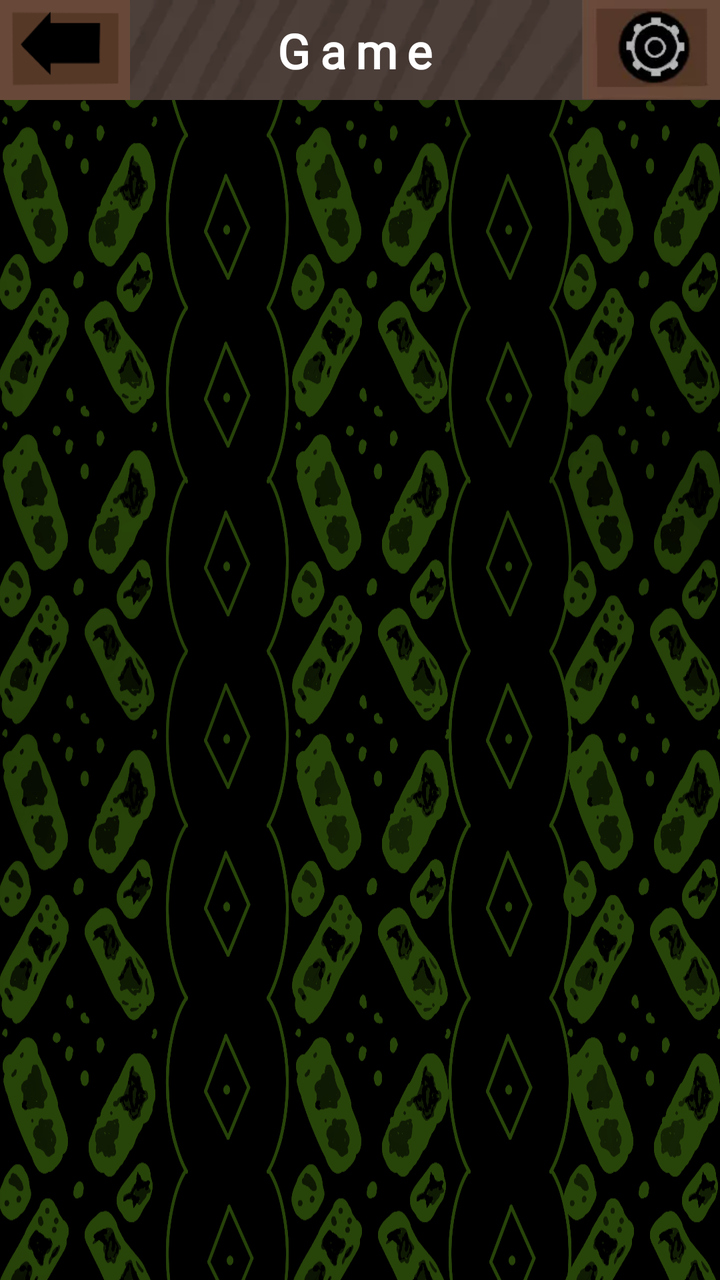
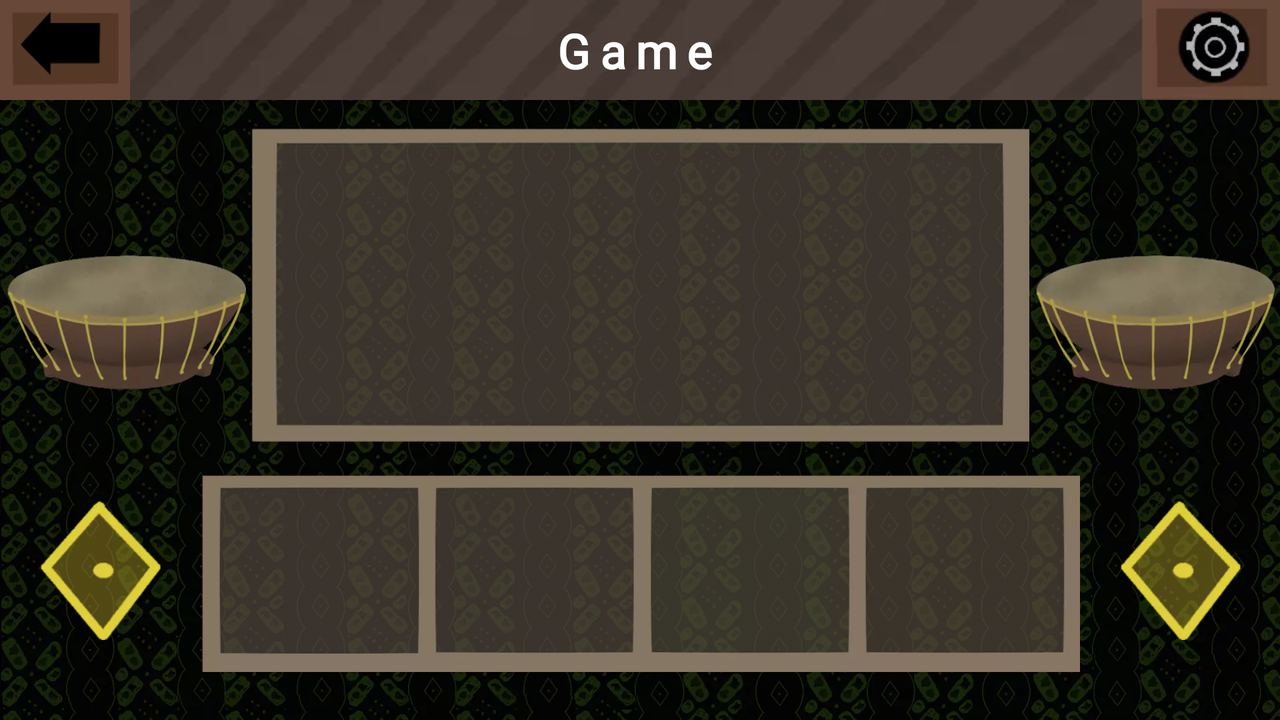

First picture: res/layout/ on a phone held upright. Second picture: the repository's own variant of that layout, on a device whose configuration matches the variant's folder. Source for both follows.
<!-- AndroidManifest.xml: application theme Theme.KayuhBaimbai -->
<!-- res/layout/activity_game_play_screen.xml -->
<?xml version="1.0" encoding="utf-8"?>
<androidx.constraintlayout.widget.ConstraintLayout xmlns:android="http://schemas.android.com/apk/res/android"
    xmlns:app="http://schemas.android.com/apk/res-auto"
    xmlns:tools="http://schemas.android.com/tools"
    android:layout_width="match_parent"
    android:layout_height="match_parent"
    android:background="@color/black"
    tools:context=".ui.game.GameScreen">

    <ImageView
        android:id="@+id/iv_game_play_bg"
        android:layout_width="0dp"
        android:layout_height="0dp"
        android:contentDescription="@string/bg"
        android:scaleType="fitXY"
        app:layout_constraintBottom_toBottomOf="parent"
        app:layout_constraintEnd_toEndOf="parent"
        app:layout_constraintStart_toStartOf="parent"
        app:layout_constraintTop_toTopOf="parent"
        app:srcCompat="@drawable/sasirangan" />

    <ImageView
        android:id="@+id/iv_game_play_status_bar"
        android:layout_width="0dp"
        android:layout_height="50dp"
        android:contentDescription="@string/status_bar"
        android:scaleType="fitXY"
        app:layout_constraintEnd_toEndOf="parent"
        app:layout_constraintStart_toStartOf="parent"
        app:layout_constraintTop_toTopOf="parent"
        app:srcCompat="@drawable/status_bar" />

    <ImageView
        android:id="@+id/iv_game_play_back"
        android:layout_width="65dp"
        android:layout_height="50dp"
        android:contentDescription="@string/button_back"
        android:scaleType="fitXY"
        app:layout_constraintStart_toStartOf="parent"
        app:layout_constraintTop_toTopOf="parent"
        app:srcCompat="@drawable/back_button" />

    <ImageView
        android:id="@+id/iv_game_play_setting"
        android:layout_width="70dp"
        android:layout_height="50dp"
        android:contentDescription="@string/button_settings"
        android:scaleType="fitXY"
        app:layout_constraintEnd_toEndOf="parent"
        app:layout_constraintTop_toTopOf="parent"
        app:srcCompat="@drawable/setting_button" />

    <TextView
        android:id="@+id/tv_game"
        android:layout_width="wrap_content"
        android:layout_height="wrap_content"
        android:fontFamily="@font/malgun"
        android:text="@string/game_status_bar"
        android:textColor="@color/white"
        android:textSize="24sp"
        android:textStyle="bold"
        android:letterSpacing="0.2"
        app:layout_constraintBottom_toBottomOf="@+id/iv_game_play_status_bar"
        app:layout_constraintEnd_toStartOf="@+id/iv_game_play_setting"
        app:layout_constraintStart_toEndOf="@+id/iv_game_play_back"
        app:layout_constraintTop_toTopOf="parent" />

</androidx.constraintlayout.widget.ConstraintLayout>
<!-- resources referenced by this layout -->
<resources>
  <color name="black">#FF000000</color>
  <color name="white">#FFFFFFFF</color>
  <!-- drawable back_button: webp bitmap (drawable, 754 bytes) -->
  <!-- drawable sasirangan: png bitmap (drawable, 238028 bytes) -->
  <!-- drawable setting_button: png bitmap (drawable, 5495 bytes) -->
  <!-- drawable status_bar: png bitmap (drawable, 12550 bytes) -->
  <string name="bg">Background</string>
  <string name="button_back">Back Button</string>
  <string name="button_settings">Settings Button</string>
  <string name="game_status_bar">Game</string>
  <string name="status_bar">Status Bar</string>
  <style name="Theme.KayuhBaimbai" parent="Theme.MaterialComponents.DayNight.NoActionBar">
          
          <item name="colorPrimary">@color/teal_700</item>
          <item name="colorPrimaryVariant">@color/colorPrimaryVariant</item>
          <item name="colorOnPrimary">@color/white</item>
          
          <item name="colorSecondary">@color/teal_200</item>
          <item name="colorSecondaryVariant">@color/teal_700</item>
          <item name="colorOnSecondary">@color/black</item>
          
          <item name="android:statusBarColor" tools:targetApi="l">?attr/colorPrimaryVariant</item>
          
      </style>
  <color name="teal_700">#FF018786</color>
  <color name="colorPrimaryVariant">#8BC34A</color>
  <color name="teal_200">#FF03DAC5</color>
</resources>
<!-- res/layout-land/activity_game_play_screen.xml (the repository's variant of the layout above) -->
<!-- drawn on the phone turned sideways -->
<?xml version="1.0" encoding="utf-8"?>
<androidx.constraintlayout.widget.ConstraintLayout xmlns:android="http://schemas.android.com/apk/res/android"
    xmlns:app="http://schemas.android.com/apk/res-auto"
    xmlns:tools="http://schemas.android.com/tools"
    android:layout_width="match_parent"
    android:layout_height="match_parent"
    android:background="@color/black"
    tools:context=".ui.game.GameScreen">

    <ImageView
        android:id="@+id/iv_game_play_bg"
        android:layout_width="0dp"
        android:layout_height="0dp"
        android:contentDescription="@string/bg"
        android:scaleType="fitXY"
        app:layout_constraintBottom_toBottomOf="parent"
        app:layout_constraintEnd_toEndOf="parent"
        app:layout_constraintHorizontal_bias="0.0"
        app:layout_constraintStart_toStartOf="parent"
        app:layout_constraintTop_toBottomOf="@+id/iv_game_play_status_bar"
        app:layout_constraintVertical_bias="0.0"
        app:srcCompat="@drawable/sasirangan_landscape" />

    <ImageView
        android:id="@+id/iv_game_play_status_bar"
        android:layout_width="0dp"
        android:layout_height="50dp"
        android:contentDescription="@string/status_bar"
        android:scaleType="fitXY"
        app:layout_constraintEnd_toEndOf="parent"
        app:layout_constraintStart_toStartOf="parent"
        app:layout_constraintTop_toTopOf="parent"
        app:srcCompat="@drawable/status_bar" />

    <TextView
        android:id="@+id/tv_game"
        android:layout_width="wrap_content"
        android:layout_height="wrap_content"
        android:fontFamily="@font/malgun"
        android:letterSpacing="0.2"
        android:text="@string/game_status_bar"
        android:textColor="@color/white"
        android:textSize="24sp"
        android:textStyle="bold"
        app:layout_constraintBottom_toBottomOf="@+id/iv_game_play_status_bar"
        app:layout_constraintEnd_toStartOf="@+id/iv_game_play_setting"
        app:layout_constraintStart_toEndOf="@+id/iv_game_play_back"
        app:layout_constraintTop_toTopOf="parent" />

    <ImageView
        android:id="@+id/iv_game_play_back"
        android:layout_width="65dp"
        android:layout_height="50dp"
        android:contentDescription="@string/button_back"
        android:scaleType="fitXY"
        app:layout_constraintStart_toStartOf="parent"
        app:layout_constraintTop_toTopOf="parent"
        app:srcCompat="@drawable/back_button" />

    <ImageView
        android:id="@+id/iv_game_play_setting"
        android:layout_width="70dp"
        android:layout_height="50dp"
        android:contentDescription="@string/button_settings"
        android:scaleType="fitXY"
        app:layout_constraintEnd_toEndOf="parent"
        app:layout_constraintTop_toTopOf="parent"
        app:srcCompat="@drawable/setting_button" />

    <ImageView
        android:id="@+id/iv_game_play_pertanyaan"
        android:layout_width="389dp"
        android:layout_height="157dp"
        android:layout_marginTop="64dp"
        android:contentDescription="@string/balloon_pertanyaan"
        android:scaleType="fitXY"
        app:layout_constraintEnd_toEndOf="parent"
        app:layout_constraintStart_toStartOf="parent"
        app:layout_constraintTop_toTopOf="parent"
        app:srcCompat="@drawable/menu_game_balloon_pertanyaan" />

    <ImageView
        android:id="@+id/iv_game_play_jawaban"
        android:layout_width="0dp"
        android:layout_height="0dp"
        android:layout_marginStart="100dp"
        android:layout_marginTop="16dp"
        android:layout_marginEnd="100dp"
        android:layout_marginBottom="24dp"
        android:contentDescription="@string/balloon_jawaban"
        android:scaleType="fitXY"
        app:layout_constraintBottom_toBottomOf="parent"
        app:layout_constraintEnd_toEndOf="parent"
        app:layout_constraintStart_toStartOf="parent"
        app:layout_constraintTop_toBottomOf="@+id/iv_game_play_pertanyaan"
        app:srcCompat="@drawable/menu_game_balloon_jawaban" />

    <ImageView
        android:id="@+id/iv_game_curr_score"
        android:layout_width="120dp"
        android:layout_height="120dp"
        android:contentDescription="@string/bg"
        app:layout_constraintBottom_toBottomOf="@+id/iv_game_play_pertanyaan"
        app:layout_constraintEnd_toStartOf="@+id/iv_game_play_pertanyaan"
        app:layout_constraintStart_toStartOf="parent"
        app:srcCompat="@drawable/gendang" />

    <ImageView
        android:id="@+id/iv_game_high_score"
        android:layout_width="120dp"
        android:layout_height="120dp"
        android:contentDescription="@string/bg"
        app:layout_constraintBottom_toBottomOf="@+id/iv_game_play_pertanyaan"
        app:layout_constraintEnd_toEndOf="parent"
        app:layout_constraintStart_toEndOf="@+id/iv_game_play_pertanyaan"
        app:srcCompat="@drawable/gendang" />

    <ImageView
        android:id="@+id/iv_game_gegatas_left"
        android:layout_width="70dp"
        android:layout_height="70dp"
        android:layout_marginBottom="16dp"
        android:contentDescription="@string/bg"
        app:layout_constraintBottom_toBottomOf="@+id/iv_game_play_jawaban"
        app:layout_constraintEnd_toStartOf="@+id/iv_game_play_jawaban"
        app:layout_constraintStart_toStartOf="parent"
        app:srcCompat="@drawable/menu_game_gegatas" />

    <ImageView
        android:id="@+id/iv_game_gegatas_right"
        android:layout_width="70dp"
        android:layout_height="70dp"
        android:layout_marginBottom="16dp"
        android:contentDescription="@string/bg"
        app:layout_constraintBottom_toBottomOf="@+id/iv_game_play_jawaban"
        app:layout_constraintEnd_toEndOf="parent"
        app:layout_constraintStart_toEndOf="@+id/iv_game_play_jawaban"
        app:srcCompat="@drawable/menu_game_gegatas" />

</androidx.constraintlayout.widget.ConstraintLayout>
<!-- resources referenced by the variant -->
<!-- as the phone turned sideways resolves them -->
<resources>
  <color name="black">#FF000000</color>
  <color name="white">#FFFFFFFF</color>
  <!-- drawable back_button: webp bitmap (drawable, 754 bytes) -->
  <!-- drawable gendang: webp bitmap (drawable, 7722 bytes) -->
  <!-- drawable menu_game_balloon_jawaban: webp bitmap (drawable, 7668 bytes) -->
  <!-- drawable menu_game_balloon_pertanyaan: png bitmap (drawable, 12462 bytes) -->
  <!-- drawable menu_game_gegatas: webp bitmap (drawable, 4538 bytes) -->
  <!-- drawable sasirangan_landscape: webp bitmap (drawable, 105168 bytes) -->
  <!-- drawable setting_button: png bitmap (drawable, 5495 bytes) -->
  <!-- drawable status_bar: png bitmap (drawable, 12550 bytes) -->
  <string name="balloon_jawaban">Frame Jawaban</string>
  <string name="balloon_pertanyaan">Frame Pertanyaan</string>
  <string name="bg">Background</string>
  <string name="button_back">Back Button</string>
  <string name="button_settings">Settings Button</string>
  <string name="game_status_bar">Game</string>
  <string name="status_bar">Status Bar</string>
  <style name="Theme.KayuhBaimbai" parent="Theme.MaterialComponents.DayNight.NoActionBar">
          
          <item name="colorPrimary">@color/teal_700</item>
          <item name="colorPrimaryVariant">@color/colorPrimaryVariant</item>
          <item name="colorOnPrimary">@color/white</item>
          
          <item name="colorSecondary">@color/teal_200</item>
          <item name="colorSecondaryVariant">@color/teal_700</item>
          <item name="colorOnSecondary">@color/black</item>
          
          <item name="android:statusBarColor" tools:targetApi="l">?attr/colorPrimaryVariant</item>
          
      </style>
  <color name="teal_700">#FF018786</color>
  <color name="colorPrimaryVariant">#8BC34A</color>
  <color name="teal_200">#FF03DAC5</color>
</resources>
